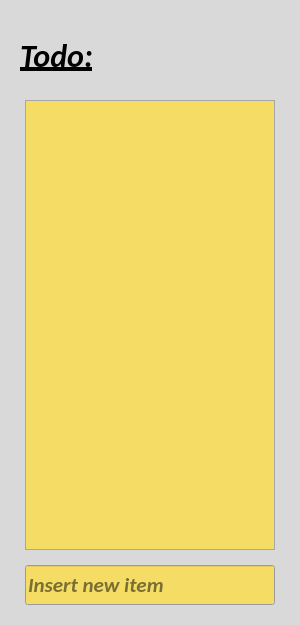
<?xml version="1.0" encoding="UTF-8"?>
<ui version="4.0">
 <class>UserDisplay</class>
 <widget class="QMainWindow" name="UserDisplay">
  <property name="geometry">
   <rect>
    <x>0</x>
    <y>0</y>
    <width>300</width>
    <height>625</height>
   </rect>
  </property>
  <property name="sizePolicy">
   <sizepolicy hsizetype="Fixed" vsizetype="Fixed">
    <horstretch>0</horstretch>
    <verstretch>0</verstretch>
   </sizepolicy>
  </property>
  <property name="minimumSize">
   <size>
    <width>300</width>
    <height>600</height>
   </size>
  </property>
  <property name="maximumSize">
   <size>
    <width>300</width>
    <height>700</height>
   </size>
  </property>
  <property name="palette">
   <palette>
    <active>
     <colorrole role="Base">
      <brush brushstyle="SolidPattern">
       <color alpha="255">
        <red>255</red>
        <green>255</green>
        <blue>255</blue>
       </color>
      </brush>
     </colorrole>
     <colorrole role="Window">
      <brush brushstyle="SolidPattern">
       <color alpha="255">
        <red>217</red>
        <green>217</green>
        <blue>217</blue>
       </color>
      </brush>
     </colorrole>
    </active>
    <inactive>
     <colorrole role="Base">
      <brush brushstyle="SolidPattern">
       <color alpha="255">
        <red>255</red>
        <green>255</green>
        <blue>255</blue>
       </color>
      </brush>
     </colorrole>
     <colorrole role="Window">
      <brush brushstyle="SolidPattern">
       <color alpha="255">
        <red>217</red>
        <green>217</green>
        <blue>217</blue>
       </color>
      </brush>
     </colorrole>
    </inactive>
    <disabled>
     <colorrole role="Base">
      <brush brushstyle="SolidPattern">
       <color alpha="255">
        <red>217</red>
        <green>217</green>
        <blue>217</blue>
       </color>
      </brush>
     </colorrole>
     <colorrole role="Window">
      <brush brushstyle="SolidPattern">
       <color alpha="255">
        <red>217</red>
        <green>217</green>
        <blue>217</blue>
       </color>
      </brush>
     </colorrole>
    </disabled>
   </palette>
  </property>
  <property name="windowTitle">
   <string>UserDisplay</string>
  </property>
  <property name="autoFillBackground">
   <bool>false</bool>
  </property>
  <widget class="QWidget" name="centralWidget">
   <widget class="QListWidget" name="listWidget">
    <property name="enabled">
     <bool>true</bool>
    </property>
    <property name="geometry">
     <rect>
      <x>25</x>
      <y>100</y>
      <width>250</width>
      <height>450</height>
     </rect>
    </property>
    <property name="sizePolicy">
     <sizepolicy hsizetype="Fixed" vsizetype="Fixed">
      <horstretch>0</horstretch>
      <verstretch>0</verstretch>
     </sizepolicy>
    </property>
    <property name="minimumSize">
     <size>
      <width>250</width>
      <height>450</height>
     </size>
    </property>
    <property name="maximumSize">
     <size>
      <width>250</width>
      <height>450</height>
     </size>
    </property>
    <property name="palette">
     <palette>
      <active>
       <colorrole role="Base">
        <brush brushstyle="SolidPattern">
         <color alpha="255">
          <red>245</red>
          <green>221</green>
          <blue>101</blue>
         </color>
        </brush>
       </colorrole>
      </active>
      <inactive>
       <colorrole role="Base">
        <brush brushstyle="SolidPattern">
         <color alpha="255">
          <red>245</red>
          <green>221</green>
          <blue>101</blue>
         </color>
        </brush>
       </colorrole>
      </inactive>
      <disabled>
       <colorrole role="Base">
        <brush brushstyle="SolidPattern">
         <color alpha="255">
          <red>240</red>
          <green>240</green>
          <blue>240</blue>
         </color>
        </brush>
       </colorrole>
      </disabled>
     </palette>
    </property>
    <property name="font">
     <font>
      <family>Calibri</family>
      <pointsize>14</pointsize>
      <weight>75</weight>
      <italic>true</italic>
      <bold>true</bold>
     </font>
    </property>
    <property name="dragEnabled">
     <bool>false</bool>
    </property>
    <property name="dragDropOverwriteMode">
     <bool>false</bool>
    </property>
    <property name="dragDropMode">
     <enum>QAbstractItemView::InternalMove</enum>
    </property>
    <property name="defaultDropAction">
     <enum>Qt::LinkAction</enum>
    </property>
   </widget>
   <widget class="QLabel" name="label">
    <property name="geometry">
     <rect>
      <x>20</x>
      <y>20</y>
      <width>250</width>
      <height>71</height>
     </rect>
    </property>
    <property name="sizePolicy">
     <sizepolicy hsizetype="Fixed" vsizetype="Fixed">
      <horstretch>5</horstretch>
      <verstretch>5</verstretch>
     </sizepolicy>
    </property>
    <property name="palette">
     <palette>
      <active>
       <colorrole role="Light">
        <brush brushstyle="SolidPattern">
         <color alpha="255">
          <red>255</red>
          <green>255</green>
          <blue>0</blue>
         </color>
        </brush>
       </colorrole>
      </active>
      <inactive>
       <colorrole role="Light">
        <brush brushstyle="SolidPattern">
         <color alpha="255">
          <red>255</red>
          <green>255</green>
          <blue>0</blue>
         </color>
        </brush>
       </colorrole>
      </inactive>
      <disabled>
       <colorrole role="Light">
        <brush brushstyle="SolidPattern">
         <color alpha="255">
          <red>255</red>
          <green>255</green>
          <blue>0</blue>
         </color>
        </brush>
       </colorrole>
      </disabled>
     </palette>
    </property>
    <property name="font">
     <font>
      <family>Calibri</family>
      <pointsize>24</pointsize>
      <weight>75</weight>
      <italic>true</italic>
      <bold>true</bold>
      <underline>true</underline>
     </font>
    </property>
    <property name="text">
     <string>Todo:</string>
    </property>
    <property name="margin">
     <number>10</number>
    </property>
   </widget>
   <widget class="QLineEdit" name="lineEdit">
    <property name="geometry">
     <rect>
      <x>25</x>
      <y>565</y>
      <width>250</width>
      <height>40</height>
     </rect>
    </property>
    <property name="palette">
     <palette>
      <active>
       <colorrole role="Base">
        <brush brushstyle="SolidPattern">
         <color alpha="255">
          <red>245</red>
          <green>221</green>
          <blue>101</blue>
         </color>
        </brush>
       </colorrole>
      </active>
      <inactive>
       <colorrole role="Base">
        <brush brushstyle="SolidPattern">
         <color alpha="255">
          <red>245</red>
          <green>221</green>
          <blue>101</blue>
         </color>
        </brush>
       </colorrole>
      </inactive>
      <disabled>
       <colorrole role="Base">
        <brush brushstyle="SolidPattern">
         <color alpha="255">
          <red>217</red>
          <green>217</green>
          <blue>217</blue>
         </color>
        </brush>
       </colorrole>
      </disabled>
     </palette>
    </property>
    <property name="font">
     <font>
      <family>Calibri</family>
      <pointsize>16</pointsize>
      <weight>75</weight>
      <italic>true</italic>
      <bold>true</bold>
     </font>
    </property>
    <property name="text">
     <string/>
    </property>
    <property name="placeholderText">
     <string>Insert new item</string>
    </property>
   </widget>
  </widget>
 </widget>
 <layoutdefault spacing="6" margin="11"/>
 <resources/>
 <connections/>
</ui>
